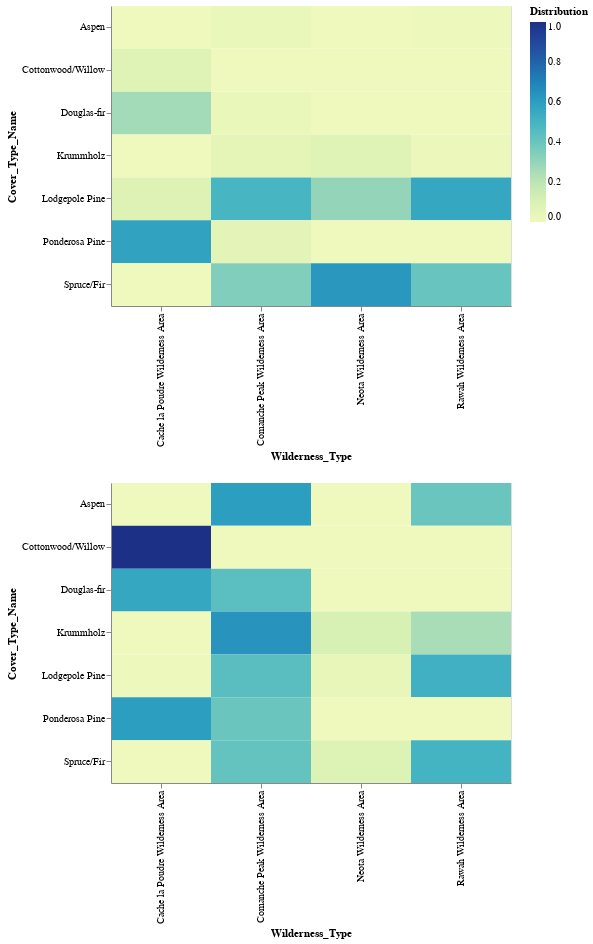

Notebook source saved alongside this figure:
### Markdown cell above
## Wilderness Areas and Soil Types

The following section looks at the wilderness area and soil types in more detail. Both these sets of features are provided as one hot encoded binary features. This means that each feature is a binary variable which either indicates a sample is of the specific feature or is not. For example, the wilderness area 1 (Wilderness_Area_0 in the data set) refers to the Rawah Wilderness Area in North America. A given sample will either be part of this area or not. In this next section I hope to understand more about the cover types based on the wilderness area and soil type. Some of the questions we may be able to answer include:

1. Are there cover types unique to certain wilderness areas?
1. Are there cover types which only grow or thrive in a particular soil type?

In order to achieve the above I have decided to summarize the wilderness area and soil type features by cover type. This summarised data is then normalized so that each value gives the percentage by cover type and wilderness/soil type. This way it will be more meaningful as we have already seen above Spruce/Fir and Lodgepole Pine trees make up the majority of the data set. 

Given this, for each set of features (wilderness area and soil type) I have produced two heatmaps. The first heatmap shows the distribution of trees by wilderness area/soil type. Looking at the wilderness area section below we can see that Lodgepole Pine and Spruce/Fir trees make up the majority of cover types in all the wilderness areas except the Cache la Poudre wilderness area. The Cache la Poudre area is mostly covered by Ponderosa Pine and Douglas-fir trees. 

The second heatmap in the set shows the distribution of cover type over the wilderness area/soil type. If we examine the wilderness area section immediately the Cottonwood/Willow cover types stand out as they can only be found in the Cache la Poudre wilderness area.

Examining the two charts for soil types we can also see similar seperations. For example if we look at the second heatmap in the soil type section we can see that approximately 51% of the Douglas-fir cover type can be found on land classified as soil type 9. Looking at the `covtype.info` file we can see that soil type 9 refers to the `Troutville family, very stony` soil type.

So far it seems as if these features provide useful information in seperating the cover types.

### Code cell
group = covertype.groupby('Cover_Type_Name')
wilderness_area = group[wilderness_features].sum()
wilderness_area.columns = wilderness_area.columns.map(WILDERNESS_MAPPING)

cover_type_by_wilderness_area = wilderness_area.divide(wilderness_area.sum(axis=0), axis=1)
wilderness_area_by_cover_type = wilderness_area.divide(wilderness_area.sum(axis=1), axis=0)

def prepare_frame_for_charting(frame: DataFrame) -> DataFrame:
    """Prepare the given data frame for plotting
    Args:
        frame (DataFrame): 
    
    Returns:
        A DataFrame to be plotted
    """
    return (
        frame
            .unstack()
            .reset_index()
            .rename(columns={'level_0': 'Wilderness_Type', 0: 'Distribution'})
    )

# Plot the data
cover_type_by_wilderness_area_chart = (
    alt
        .Chart(prepare_frame_for_charting(cover_type_by_wilderness_area))
        .mark_rect()
        .encode(
            x='Wilderness_Type:O',
            y='Cover_Type_Name:O',
            color='Distribution:Q',
            tooltip='Distribution'
        )
)

wilderness_area_by_cover_type_chart = (
    alt
        .Chart(prepare_frame_for_charting(wilderness_area_by_cover_type))
        .mark_rect()
        .encode(
            x='Wilderness_Type:O',
            y='Cover_Type_Name:O',
            color='Distribution:Q',
            tooltip='Distribution'
        )
)

cover_type_by_wilderness_area_chart & wilderness_area_by_cover_type_chart

### Figure 1 — Vega-Lite specification as saved in the notebook (floating-point values rounded to 4 significant figures)
{"$schema": "https://vega.github.io/schema/vega-lite/v2.4.3.json", "config": {"view": {"height": 300, "width": 400}}, "vconcat": [{"data": {"values": [{"Cover_Type_Name": "Aspen", "Distribution": 0.0145, "Wilderness_Type": "Rawah Wilderness Area"}, {"Cover_Type_Name": "Cottonwood/Willow", "Distribution": 0, "Wilderness_Type": "Rawah Wilderness Area"}, {"Cover_Type_Name": "Douglas-fir", "Distribution": 0, "Wilderness_Type": "Rawah Wilderness Area"}, {"Cover_Type_Name": "Krummholz", "Distribution": 0.01956, "Wilderness_Type": "Rawah Wilderness Area"}, {"Cover_Type_Name": "Lodgepole Pine", "Distribution": 0.5606, "Wilderness_Type": "Rawah Wilderness Area"}, {"Cover_Type_Name": "Ponderosa Pine", "Distribution": 0, "Wilderness_Type": "Rawah Wilderness Area"}, {"Cover_Type_Name": "Spruce/Fir", "Distribution": 0.4054, "Wilderness_Type": "Rawah Wilderness Area"}, {"Cover_Type_Name": "Aspen", "Distribution": 0, "Wilderness_Type": "Neota Wilderness Area"}, {"Cover_Type_Name": "Cottonwood/Willow", "Distribution": 0, "Wilderness_Type": "Neota Wilderness Area"}, {"Cover_Type_Name": "Douglas-fir", "Distribution": 0, "Wilderness_Type": "Neota Wilderness Area"}, {"Cover_Type_Name": "Krummholz", "Distribution": 0.0771, "Wilderness_Type": "Neota Wilderness Area"}, {"Cover_Type_Name": "Lodgepole Pine", "Distribution": 0.3007, "Wilderness_Type": "Neota Wilderness Area"}, {"Cover_Type_Name": "Ponderosa Pine", "Distribution": 0, "Wilderness_Type": "Neota Wilderness Area"}, {"Cover_Type_Name": "Spruce/Fir", "Distribution": 0.6222, "Wilderness_Type": "Neota Wilderness Area"}, {"Cover_Type_Name": "Aspen", "Distribution": 0.02254, "Wilderness_Type": "Comanche Peak Wilderness Area"}, {"Cover_Type_Name": "Cottonwood/Willow", "Distribution": 0, "Wilderness_Type": "Comanche Peak Wilderness Area"}, {"Cover_Type_Name": "Douglas-fir", "Distribution": 0.0301, "Wilderness_Type": "Comanche Peak Wilderness Area"}, {"Cover_Type_Name": "Krummholz", "Distribution": 0.05172, "Wilderness_Type": "Comanche Peak Wilderness Area"}, {"Cover_Type_Name": "Lodgepole Pine", "Distribution": 0.4937, "Wilderness_Type": "Comanche Peak Wilderness Area"}, {"Cover_Type_Name": "Ponderosa Pine", "Distribution": 0.05644, "Wilderness_Type": "Comanche Peak Wilderness Area"}, {"Cover_Type_Name": "Spruce/Fir", "Distribution": 0.3455, "Wilderness_Type": "Comanche Peak Wilderness Area"}, {"Cover_Type_Name": "Aspen", "Distribution": 0, "Wilderness_Type": "Cache la Poudre Wilderness Area"}, {"Cover_Type_Name": "Cottonwood/Willow", "Distribution": 0.07431, "Wilderness_Type": "Cache la Poudre Wilderness Area"}, {"Cover_Type_Name": "Douglas-fir", "Distribution": 0.2635, "Wilderness_Type": "Cache la Poudre Wilderness Area"}, {"Cover_Type_Name": "Krummholz", "Distribution": 0, "Wilderness_Type": "Cache la Poudre Wilderness Area"}, {"Cover_Type_Name": "Lodgepole Pine", "Distribution": 0.08185, "Wilderness_Type": "Cache la Poudre Wilderness Area"}, {"Cover_Type_Name": "Ponderosa Pine", "Distribution": 0.5803, "Wilderness_Type": "Cache la Poudre Wilderness Area"}, {"Cover_Type_Name": "Spruce/Fir", "Distribution": 0, "Wilderness_Type": "Cache la Poudre Wilderness Area"}]}, "encoding": {"color": {"field": "Distribution", "type": "quantitative"}, "tooltip": {"field": "Distribution", "type": "quantitative"}, "x": {"field": "Wilderness_Type", "type": "ordinal"}, "y": {"field": "Cover_Type_Name", "type": "ordinal"}}, "mark": "rect"}, {"data": {"values": [{"Cover_Type_Name": "Aspen", "Distribution": 0.3983, "Wilderness_Type": "Rawah Wilderness Area"}, {"Cover_Type_Name": "Cottonwood/Willow", "Distribution": 0, "Wilderness_Type": "Rawah Wilderness Area"}, {"Cover_Type_Name": "Douglas-fir", "Distribution": 0, "Wilderness_Type": "Rawah Wilderness Area"}, {"Cover_Type_Name": "Krummholz", "Distribution": 0.2487, "Wilderness_Type": "Rawah Wilderness Area"}, {"Cover_Type_Name": "Lodgepole Pine", "Distribution": 0.516, "Wilderness_Type": "Rawah Wilderness Area"}, {"Cover_Type_Name": "Ponderosa Pine", "Distribution": 0, "Wilderness_Type": "Rawah Wilderness Area"}, {"Cover_Type_Name": "Spruce/Fir", "Distribution": 0.499, "Wilderness_Type": "Rawah Wilderness Area"}, {"Cover_Type_Name": "Aspen", "Distribution": 0, "Wilderness_Type": "Neota Wilderness Area"}, {"Cover_Type_Name": "Cottonwood/Willow", "Distribution": 0, "Wilderness_Type": "Neota Wilderness Area"}, {"Cover_Type_Name": "Douglas-fir", "Distribution": 0, "Wilderness_Type": "Neota Wilderness Area"}, {"Cover_Type_Name": "Krummholz", "Distribution": 0.1123, "Wilderness_Type": "Neota Wilderness Area"}, {"Cover_Type_Name": "Lodgepole Pine", "Distribution": 0.03172, "Wilderness_Type": "Neota Wilderness Area"}, {"Cover_Type_Name": "Ponderosa Pine", "Distribution": 0, "Wilderness_Type": "Neota Wilderness Area"}, {"Cover_Type_Name": "Spruce/Fir", "Distribution": 0.08778, "Wilderness_Type": "Neota Wilderness Area"}, {"Cover_Type_Name": "Aspen", "Distribution": 0.6017, "Wilderness_Type": "Comanche Peak Wilderness Area"}, {"Cover_Type_Name": "Cottonwood/Willow", "Distribution": 0, "Wilderness_Type": "Comanche Peak Wilderness Area"}, {"Cover_Type_Name": "Douglas-fir", "Distribution": 0.4391, "Wilderness_Type": "Comanche Peak Wilderness Area"}, {"Cover_Type_Name": "Krummholz", "Distribution": 0.639, "Wilderness_Type": "Comanche Peak Wilderness Area"}, {"Cover_Type_Name": "Lodgepole Pine", "Distribution": 0.4416, "Wilderness_Type": "Comanche Peak Wilderness Area"}, {"Cover_Type_Name": "Ponderosa Pine", "Distribution": 0.4, "Wilderness_Type": "Comanche Peak Wilderness Area"}, {"Cover_Type_Name": "Spruce/Fir", "Distribution": 0.4132, "Wilderness_Type": "Comanche Peak Wilderness Area"}, {"Cover_Type_Name": "Aspen", "Distribution": 0, "Wilderness_Type": "Cache la Poudre Wilderness Area"}, {"Cover_Type_Name": "Cottonwood/Willow", "Distribution": 1, "Wilderness_Type": "Cache la Poudre Wilderness Area"}, {"Cover_Type_Name": "Douglas-fir", "Distribution": 0.5609, "Wilderness_Type": "Cache la Poudre Wilderness Area"}, {"Cover_Type_Name": "Krummholz", "Distribution": 0, "Wilderness_Type": "Cache la Poudre Wilderness Area"}, {"Cover_Type_Name": "Lodgepole Pine", "Distribution": 0.01068, "Wilderness_Type": "Cache la Poudre Wilderness Area"}, {"Cover_Type_Name": "Ponderosa Pine", "Distribution": 0.6, "Wilderness_Type": "Cache la Poudre Wilderness Area"}, {"Cover_Type_Name": "Spruce/Fir", "Distribution": 0, "Wilderness_Type": "Cache la Poudre Wilderness Area"}]}, "encoding": {"color": {"field": "Distribution", "type": "quantitative"}, "tooltip": {"field": "Distribution", "type": "quantitative"}, "x": {"field": "Wilderness_Type", "type": "ordinal"}, "y": {"field": "Cover_Type_Name", "type": "ordinal"}}, "mark": "rect"}]}
